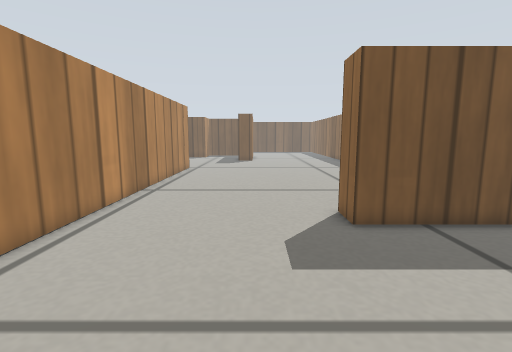
View 1 (above)

23 first-person views from a walk through a world built for the Gazebo simulator. The camera is 0.26 m above the floor, tilts 8° down and sees 85° across. The floor is counted in squares, 0.1 m on a side. Each view is taken from the middle of a square. On the plan, view 1 faces up. The plan holds only what a view shows up to about 18 squares ahead; the rest is blank. The place goes on beyond the plan. Gazebo's built-in surfaces are drawn with simple patterns.

View 2
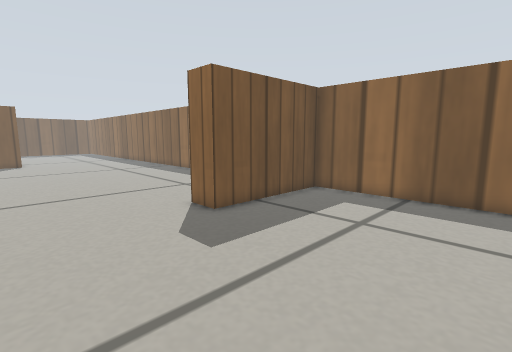

View 3
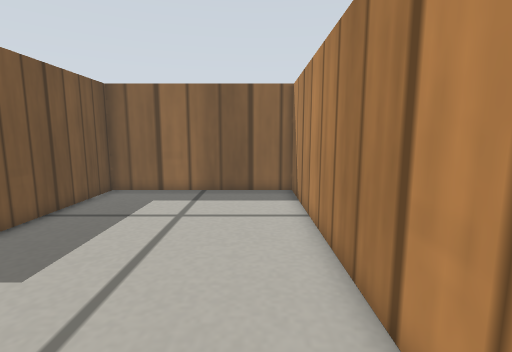

View 4
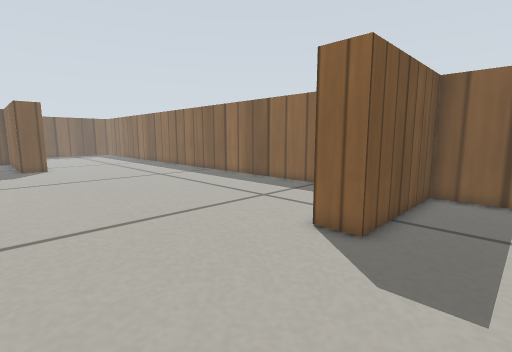

View 5
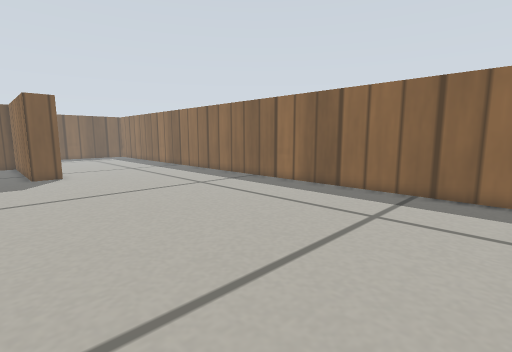

View 6
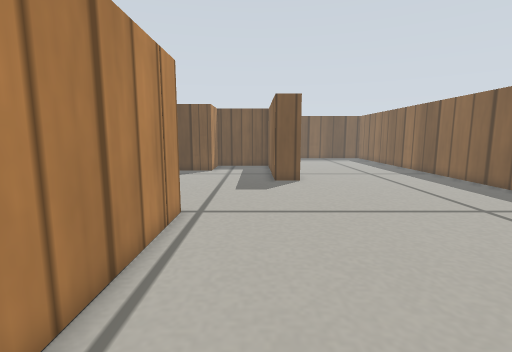

View 7
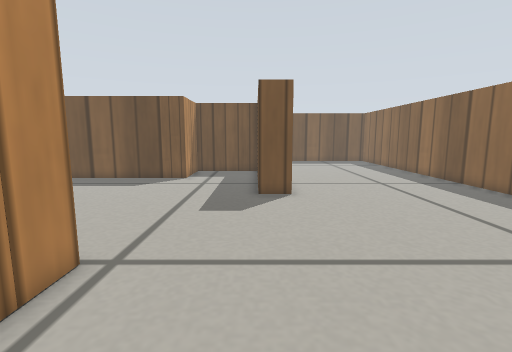

View 8
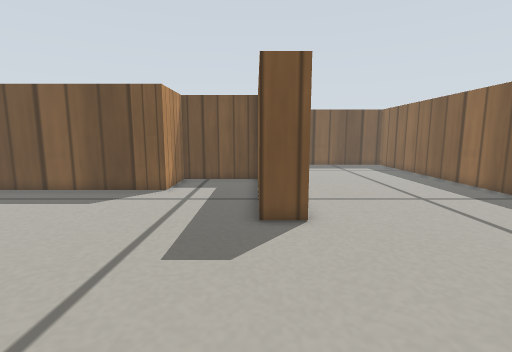

View 9
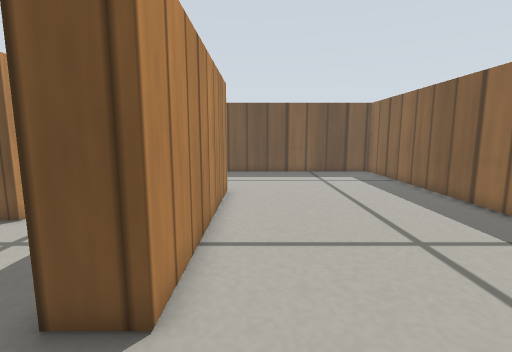

View 10
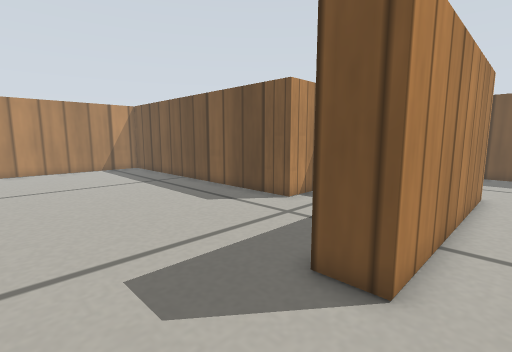

View 11
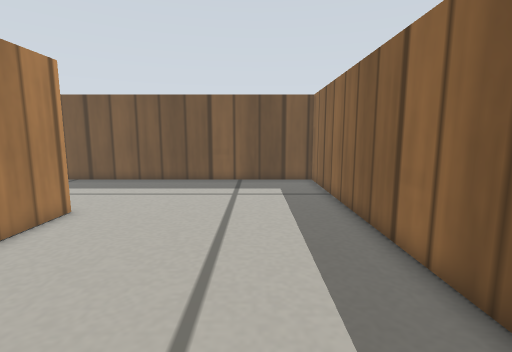

View 12
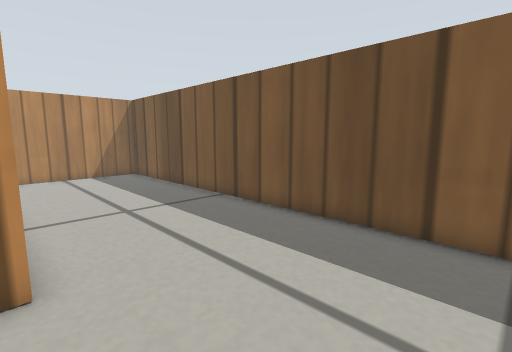

View 13
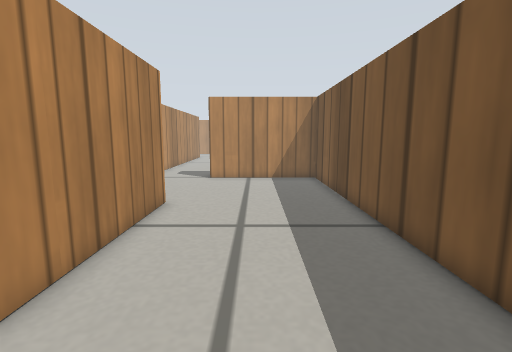

View 14
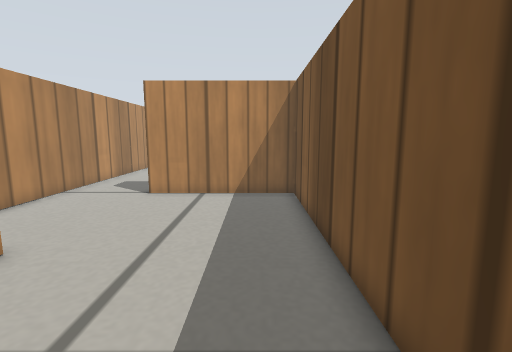

View 15
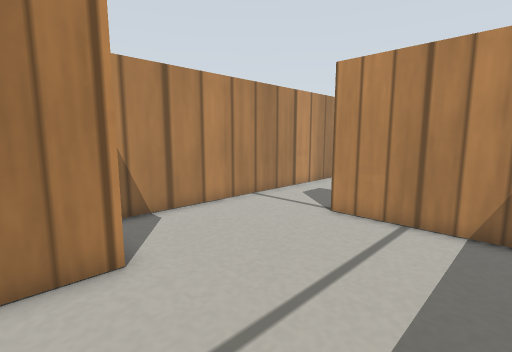

View 16
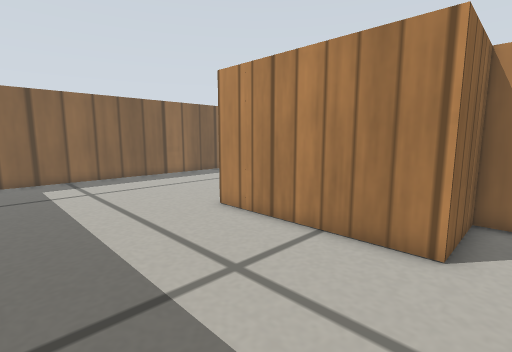

View 17
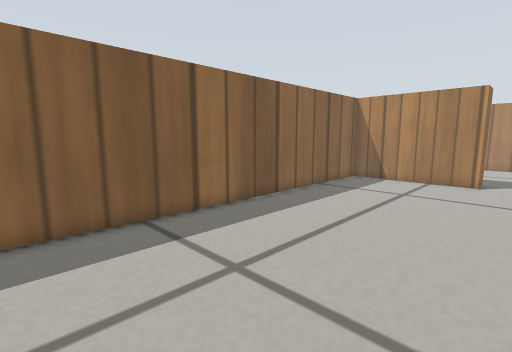

View 18
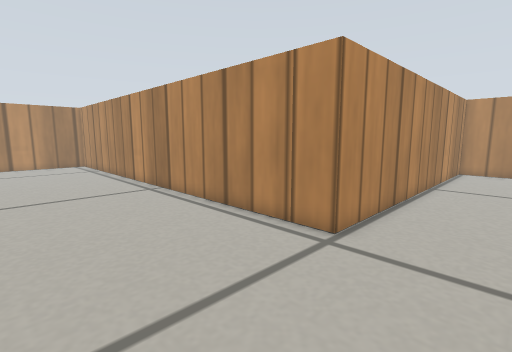

View 19
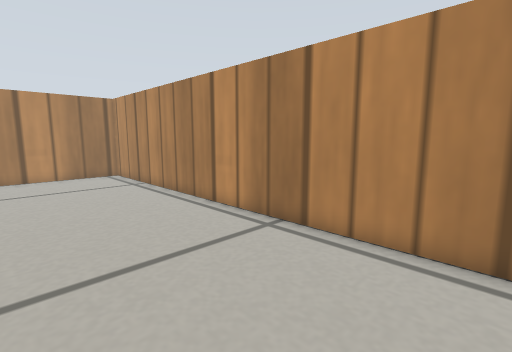

View 20
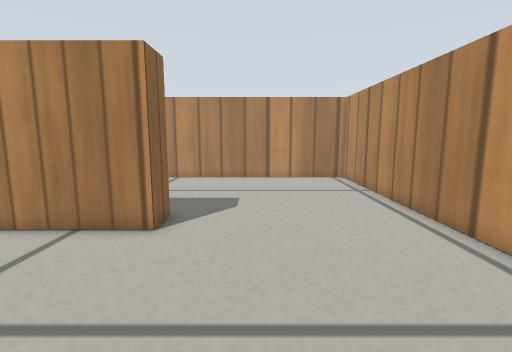

View 21
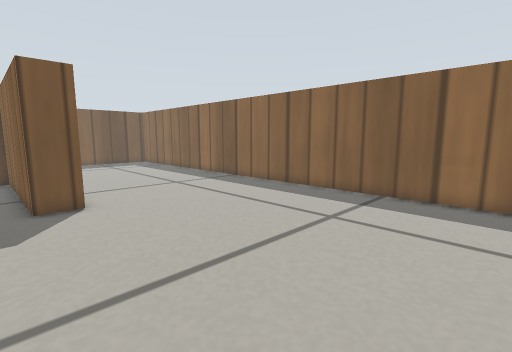

View 22
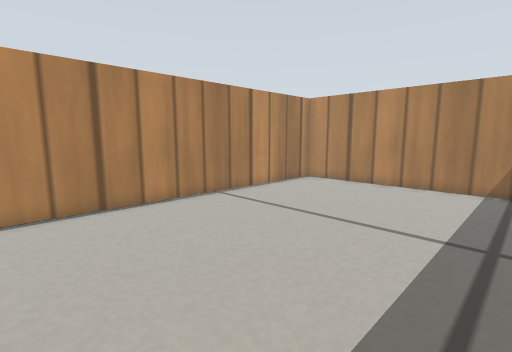

View 23
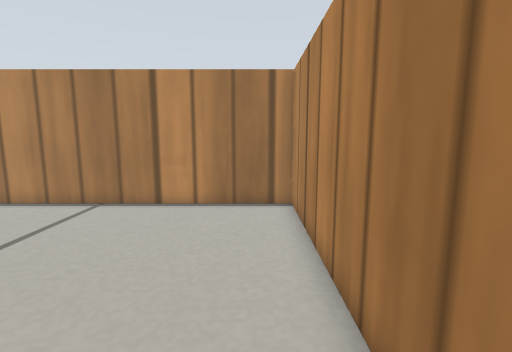

### Floor plan
Ten units are one square. View 1 is at (0, 0); x grows to the right and y downward. Boxes are objects, and circles mark ways between rooms. Rooms are numbered by the first view taken in them; rooms with no view inside come last. Other rooms are left out.
<svg viewBox="-229 -483 328 496">
<path fill="none" stroke="#000" d="M-56 -94 -56 8 94 8 94 -80 29 -80 29 -95M-56 -234 -56 -94M-146 -369 -79 -369 -79 -404 -4 -404 -4 -304 -19 -304M29 -95 94 -95 94 -478 -146 -478 -146 -410M-19 -304 -19 -389 -64 -389 -64 -354 -155 -354M-224 -335 -224 -234 -56 -234"/>
<circle cx="-10" cy="-85" r="3" fill="#2a7"/>
<circle cx="-45" cy="-265" r="3" fill="#2a7"/>
<text x="20" y="-40">1</text>
<text x="0" y="-300">2</text>
<text x="-120" y="-300">3</text>
</svg>
Room 1 opens to room 2. Room 2 opens to room 3.

Where each view was taken, in squares from view 1:
view 1: 0 up, 0 right, facing up
view 2: 0 up, 3 left, facing up-right
view 3: 1 up, 4 left, facing right
view 4: 5 up, 4 left, facing up-right
view 5: 10 up, 4 left, facing up-right
view 6: 14 up, 3 left, facing up
view 7: 18 up, 2 left, facing up
view 8: 22 up, 2 left, facing up
view 9: 27 up, 1 right, facing up
view 10: 26 up, 1 right, facing up-left
view 11: 31 up, 6 right, facing up
view 12: 40 up, 5 right, facing up-left
view 13: 44 up, 3 right, facing left
view 14: 46 up, 2 left, facing left
view 15: 46 up, 6 left, facing down-left
view 16: 47 up, 9 left, facing down-right
view 17: 27 up, 1 right, facing down-right
view 18: 27 up, 1 right, facing down-left
view 19: 19 up, 1 right, facing down-left
view 20: 17 up, 0 right, facing down
view 21: 19 up, 3 left, facing up-right
view 22: 34 up, 7 left, facing down-left
view 23: 34 up, 21 left, facing down
